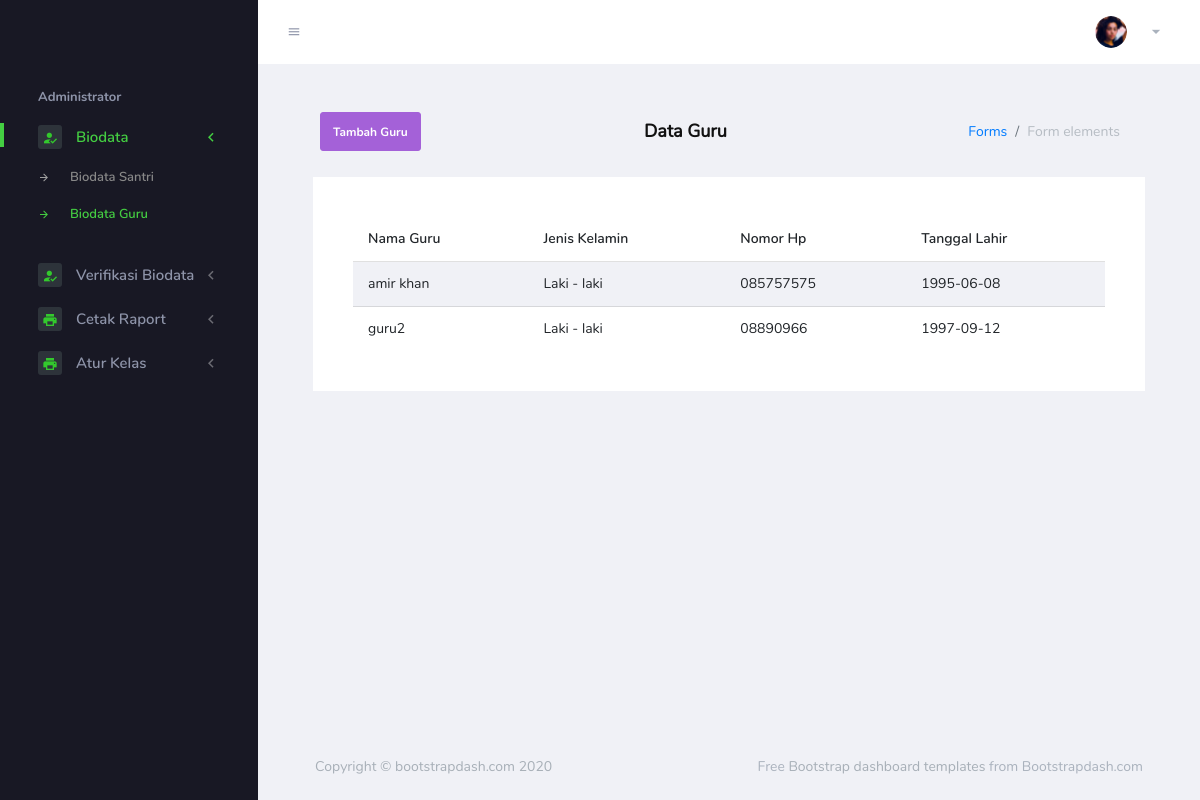
Screenshot of /index.php/administrators/data_guru with the database file from the repository.
### tables this page shows
CREATE TABLE `guru` (
  `id_guru` int(20) NOT NULL AUTO_INCREMENT,
  `user_id` int(11) DEFAULT NULL,
  `Nama` varchar(30) NOT NULL,
  `Jenis_kelamin` varchar(10) NOT NULL,
  `no_hp` varchar(15) NOT NULL,
  `tanggal_lahir` varchar(30) DEFAULT NULL,
  `Verification` varchar(10) DEFAULT NULL,
  `Kelas_ummi` varchar(30) DEFAULT NULL,
  `Kelas_diniah` varchar(30) DEFAULT NULL,
  `Status_guru` varchar(10) DEFAULT NULL,
  PRIMARY KEY (`id_guru`)
);

### application/controllers/administrators.php (called while the page is built, shortened)
<?php
class Administrators extends CI_Controller
{
    public function __construct()
    {
        $this->load->library('encryption');
        $this->load->model("m_admin");
        $this->load->helper('cookie');
    }
    function data_guru()
    {
        $data['data_guru'] = $this->m_admin->show_data("guru");
        $data['sidebar_role'] = "administrator";
        $data['tittle'] = "Data Guru";
        $this->load->view("tpq/header", $data);
        $this->load->view("tpq/sidebar_role", $data);
        $this->load->view("tpq/administrator/data_guru", $data);
        $this->load->view("tpq/footer");
    }
}

### index.php (called while the page is built, shortened)
<?php
require_once BASEPATH.'core/CodeIgniter.php';

### application/models/M_admin.php (called while the page is built, shortened)
<?php
class M_admin extends CI_Model
{
    function show_data($table)
    {
        $query = $this->db->query(" select * from $table where Verification = 'Y'; ")->result_array();
        return $query;
    }
}

### application/views/tpq/administrator/data_guru.php (the view)
<div class="main-panel">
    <div class="content-wrapper">
        <div class="page-header">
            <a target="blank" href="<?= site_url("main/register_guru") ?>" class="btn btn-info">Tambah Guru</a>
            <h3 class="page-title"> Data Guru </h3>
            <nav aria-label="breadcrumb">
                <ol class="breadcrumb">
                    <li class="breadcrumb-item"><a href="#">Forms</a></li>
                    <li class="breadcrumb-item active" aria-current="page">Form elements</li>
                </ol>
            </nav>
        </div>
        <div class="col-lg-12 grid-margin stretch-card">
            <div class="card">
                <div class="card-body">
                    <table class="table table-striped">
                        <thead>
                            <tr>
                                <th> Nama Guru </th>
                                <th> Jenis Kelamin </th>
                                <th> Nomor Hp </th>
                                <th> Tanggal Lahir</th>
                            </tr>
                        </thead>
                        <tbody>
                            <?php foreach ($data_guru as $show_data) {
                            ?>
                                <tr>
                                    <td> <?= $show_data['Nama'] ?> </td>
                                    <td><?php $gender = $show_data['Jenis_kelamin'] == "L" ? "Laki - laki " : "Perempuan";
                                        echo $gender; ?></td>
                                    <td> <?= $show_data['no_hp'] ?> </td>
                                    <td> <?= $show_data['tanggal_lahir'] ?> </td>
                                </tr>
                            <?php } ?>
                        </tbody>
                    </table>
                </div>
            </div>
        </div>
    </div>

### rows the page displays
guru: Nama "amir khan", Jenis_kelamin "Laki - laki", no_hp "085757575", tanggal_lahir "1995-06-08"
guru: Nama "guru2", Jenis_kelamin "Laki - laki", no_hp "08890966", tanggal_lahir "1997-09-12"
